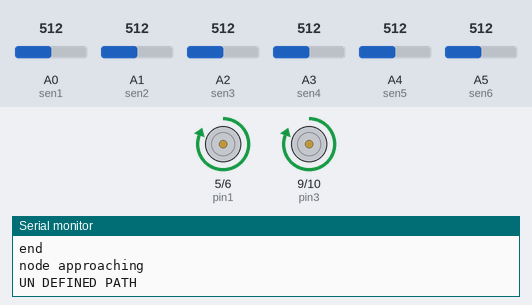
Simulated run of this sketch. Board: Arduino Uno, built with avr-gcc and run on an emulated ATmega328P. Parts: motor-driver pin pairs drawn as motors (green arrow = first pin HIGH = forward, orange = second pin HIGH = backward, longer = more drive), the last lines printed to the serial monitor. The test bench sets the inputs (shaded band); at power-on: A2 (sen3) = 512, A1 (sen2) = 512, A5 (sen6) = 512, A0 (sen1) = 512, A3 (sen4) = 512, A4 (sen5) = 512.

Above: at 1.2 s.
1.3 s: A2 (sen3) set to 420
3.2 s: A2 (sen3) set to 390
6.2 s: A1 (sen2) set to 319
9.2 s: A1 (sen2) set to 299
At 10.1 s:
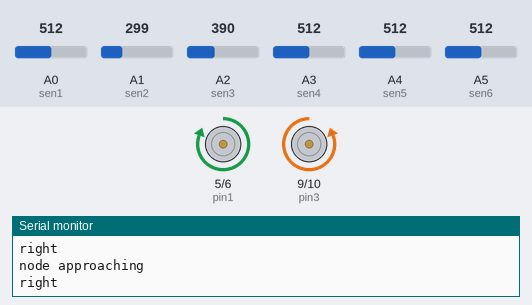
11.1 s: A5 (sen6) set to 40
At 12.0 s:
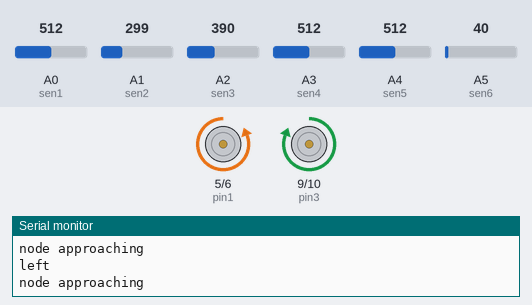
12.6 s: A0 (sen1) set to 421
15.6 s: A0 (sen1) set to 397
At 17.0 s:
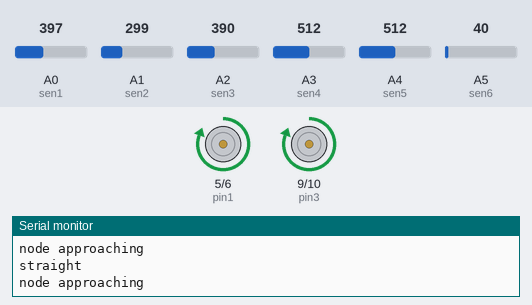
Timing chart, 0 to 18.2 s (numbered marks = the images above; inputs shaded):
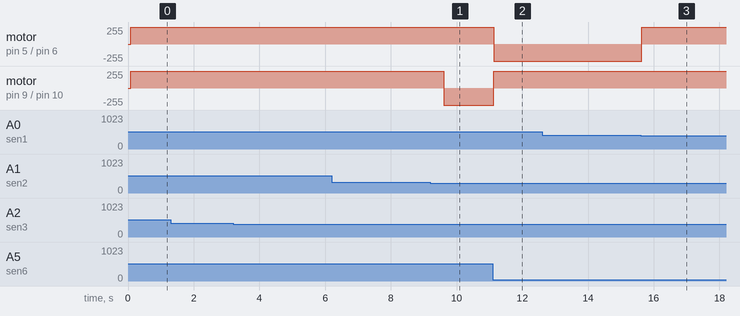

Measured:
- the behaviour switches between 313 and 312 on A1 (sen2) (found by bisection; images 0 and 1)
- the behaviour switches between 406 and 405 on A0 (sen1) (found by bisection; images 2 and 3)
- after the input at 9.2 s, motor on pin 9 (pin3) / pin 10 (pin4): forward 255/255 → backward 255/255 after 0.41 s
- after the input at 11.1 s, motor on pin 5 (pin1) / pin 6 (pin2): forward 255/255 → backward 255/255 at once; motor on pin 9 (pin3) / pin 10 (pin4): backward 255/255 → forward 255/255 at once
- after the input at 15.6 s, motor on pin 5 (pin1) / pin 6 (pin2): backward 255/255 → forward 255/255 at once

The sketch:

maze_solvind_code.ino
```cpp
// ================== VARIABLES & CONSTANTS ==================
int sen1 = 0, sen2 = 1, sen3 = 2, sen4 = 3, sen5 = 4, sen6 = 5;  // sensor pins
int s1, s2, s3, s4, s5, s6;                                      // sensor values
int spd = 255, spdl = 255, spdr = 255;                           // motor speeds
int pin1 = 5, pin2 = 6, pin3 = 9, pin4 = 10;                     // motor pins

int fpath = 0;   // path flag
int fmaze = 0;   // maze solved flag
int readp = 0;   // path recording index
int mx = 0, mid = 0, mn = 0;   // calibration values
int i = 0, j = 0, k = 0;
int cnt = 0;

char p[1000];  // path storage

// ================== FUNCTION DECLARATIONS ==================
void minmax();
void nodeapproach();
void nodeleft();
void noderight();
void solve_maze_left();
void solve_maze_right();
void maze_replace();
void performcommand();
void caliberleft();
void caliberright();
void straight();
void sstop();
void back();
void turnleft();
void turnright();
void turn_u_left();
void turn_u_right();

// ================== SETUP ==================
void setup() {
  pinMode(sen1, INPUT);
  pinMode(sen2, INPUT);
  pinMode(sen3, INPUT);
  pinMode(sen4, INPUT);
  pinMode(sen5, INPUT);
  pinMode(sen6, INPUT);

  Serial.begin(9600);
}

// ================== MAIN LOOP ==================
void loop() {
  // Read sensor values
  s1 = analogRead(sen1);
  s2 = analogRead(sen2);
  s3 = analogRead(sen3);
  s4 = analogRead(sen4);
  s5 = analogRead(sen5);
  s6 = analogRead(sen6);

  // Calibration step
  if (cnt == 0) {
    minmax();
  }

  // ================== NODE DETECTION ==================

  // + NODE (all sensors detect line)
  if ((s2 > mx) && (s1 > mx) && (s3 > mx) && (s4 > mx) && (s5 > mx) && (s6 > mx)) {
    straight();
    delay(500);

    if ((s2 > mx) && (s1 > mx) && (s3 > mx) && (s4 > mx) && (s5 > mx) && (s6 > mx)) {
      sstop();
      if (fmaze == 0) {
        Serial.println(fmaze);
        solve_maze_left();  // solve once at end
        sstop();
      }
      sstop();
      Serial.print("end\n");
    } else {
      Serial.print("+ NODE\n");
      if (fmaze == 0) {
        back();
        delay(500);
        turnleft();
        p[readp] = 'L';
        readp++;
        Serial.print("+ NODE\n");
      } else {
        back();
        delay(500);
        performcommand();
      }
    }
  }

  // U-turn detection
  if ((s2 > mid) && (s1 > mid) && (s3 < mid) && (s4 < mid) && (s5 < mid) && (s6 < mid)) {
    if (fmaze == 0) {
      turn_u_left();
      p[readp] = 'U';
      readp++;
      Serial.print("U TURN\n");
    }
  }

  // LEFT NODE
  else if ((s2 > mx) && (s1 > mx) && (s3 > mx) && (s4 > mx) && (s5 < mid) && (s6 < mid)) {
    Serial.print("LEFT NODE\n");
    if (fmaze == 0) {
      turnleft();
      p[readp] = 'L';
      readp++;
    } else performcommand();
  }

  // RIGHT NODE
  else if ((s2 < mid) && (s1 < mid) && (s3 > mx) && (s4 > mx) && (s5 > mx) && (s6 > mx)) {
    Serial.print("RIGHT NODE\n");
    if (fmaze == 0) {
      straight();
      delay(750);
      p[readp] = 'S';
      readp++;
    } else performcommand();
  }

  // T NODE
  else if ((s2 > mx) && (s4 > mx) && (s5 > mx) && (s3 < mid)) {
    Serial.print("T NODE\n");
    if (fmaze == 0) {
      turnleft();
      p[readp] = 'L';
      readp++;
    } else performcommand();
  }

  // Line following conditions
  else if (((s3 < mx) && (s6 > mx) && (s1 < mid)) || (((s1 + s2) < (s5 + s6)) && (s3 < mid) && (s2 < mid))) {
    Serial.print("right\n");
    nodeapproach();
    caliberright();
  } else if ((s3 > mx) && (s4 > mx) && (s6 < mid) && (s1 < mid)) {
    Serial.print("straight\n");
    nodeapproach();
    straight();
  } else if (((s3 < mx) && (s1 > mx) && (s6 < mid)) || (((s1 + s2) > (s5 + s6)) && (s3 < mid) && (s2 < mid) && (s6 < mid))) {
    Serial.print("left\n");
    nodeapproach();
    caliberleft();
  } else {
    nodeapproach();
    straight();
    Serial.print("UN DEFINED PATH\n");
  }

  spd = 255;
  spdl = 255;
  spdr = 255;
}

// ================== CALIBRATION ==================
void minmax() {
  for (int i = 0; i < 50; i++) {
    int val = 0;
    for (int j = 0; j <= 5; j++) {
      val = analogRead(j);
      if (val >= mx) mx = val;
      if (val <= mn) mn = val;
    }
    delay(1);
  }
  mid = ((mx + mn) / 2);
  mid = mid + 150;
  mx = mx - 200;
  cnt++;
}

// ================== NODE APPROACH ==================
void nodeapproach() {
  if (s1 > mid || s3 < mid || s5 > mid || s2 > mid || s6 > mid) {
    // Placeholder logic
  }
  Serial.print("node approaching\n");
}

// ================== MAZE SOLVING ==================
void solve_maze_left() {
  p[readp] = '\0';
  for (k = 0; k < (readp - 1); k++) {
    for (i = 0; i < (readp - 1); i++) {
      if (p[i] == 'L' && p[i+1] == 'U' && p[i+2] == 'R') { p[i] = 'U'; maze_replace(); }
      if (p[i] == 'L' && p[i+1] == 'U' && p[i+2] == 'S') { p[i] = 'R'; maze_replace(); }
      if (p[i] == 'R' && p[i+1] == 'U' && p[i+2] == 'L') { p[i] = 'U'; maze_replace(); }
      if (p[i] == 'S' && p[i+1] == 'U' && p[i+2] == 'L') { p[i] = 'R'; maze_replace(); }
      if (p[i] == 'L' && p[i+1] == 'U' && p[i+2] == 'L') { p[i] = 'S'; maze_replace(); }
    }
  }
  fmaze = 1;
  Serial.print("maze solved left");
}

void solve_maze_right() {
  p[readp] = '\0';
  for (k = 0; k < (readp - 1); k++) {
    for (i = 0; p[i] != '\0'; i++) {
      if (p[i] == 'R' && p[i+1] == 'U' && p[i+2] == 'L') { p[i] = 'U'; maze_replace(); }
      if (p[i] == 'R' && p[i+1] == 'U' && p[i+2] == 'S') { p[i] = 'L'; maze_replace(); }
      if (p[i] == 'L' && p[i+1] == 'U' && p[i+2] == 'R') { p[i] = 'U'; maze_replace(); }
      if (p[i] == 'S' && p[i+1] == 'U' && p[i+2] == 'R') { p[i] = 'L'; maze_replace(); }
      if (p[i] == 'R' && p[i+1] == 'U' && p[i+2] == 'R') { p[i] = 'S'; maze_replace(); }
    }
  }
  fmaze = 1;
  Serial.print("maze solved right");
}

void maze_replace() {
  j = i;
  do {
    p[j+1] = p[j+3];
    j++;
  } while (p[j+1] != '\0');
  p[j+1] = '\0';
  p[j+2] = '\0';
}

// ================== PATH REPLAY ==================
void performcommand() {
  Serial.println(p[fpath]);
  switch (p[fpath]) {
    case 'L': turnleft(); break;
    case 'R': turnright(); break;
    case 'S': straight(); delay(1500); break;
  }
  fpath++;
  Serial.print("command performed");
  Serial.println(fpath);
}

// ================== MOVEMENT FUNCTIONS ==================
void caliberleft() {
  spdl = 0; spdr = 255; spd = 255;
  analogWrite(pin1, spdl); digitalWrite(pin2, spd);
  analogWrite(pin3, spdr); digitalWrite(pin4, 0);
  spdl = 255;
}

void caliberright() {
  spdr = 0; spd = 255; spdl = 255;
  analogWrite(pin1, spdl); digitalWrite(pin2, 0);
  analogWrite(pin3, spdr); digitalWrite(pin4, spd);
  spdr = 255;
}

void straight() {
  spdr = 255; spdl = 255;
  analogWrite(pin1, spdl); digitalWrite(pin2, 0);
  analogWrite(pin3, spdr); digitalWrite(pin4, 0);
}

void sstop() {
  spd = 0;
  digitalWrite(pin1, 0); analogWrite(pin2, spd);
  digitalWrite(pin3, 0); analogWrite(pin4, spd);
  spd = 255;
}

void back() {
  spdl = 255; spdr = 255;
  digitalWrite(pin1, 0); analogWrite(pin2, spdl);
  digitalWrite(pin3, 0); analogWrite(pin4, spdr);
}

void turnleft() {
  spdl = 0; spdr = 255; spd = 255;
  analogWrite(pin1, spdl); digitalWrite(pin2, spd);
  analogWrite(pin3, spdr); digitalWrite(pin4, 0);
  delay(750);
  straight(); delay(300);
  spdl = 255;
}

void turnright() {
  spdl = 255; spdr = 0; spd = 255;
  analogWrite(pin1, spdl); digitalWrite(pin2, 0);
  analogWrite(pin3, spdr); digitalWrite(pin4, spd);
  delay(750);
  straight(); delay(300);
  spdr = 255;
}

void turn_u_left() {
  spdl = 0; spdr = 255; spd = 255;
  analogWrite(pin1, spdl); digitalWrite(pin2, spd);
  analogWrite(pin3, spdr); digitalWrite(pin4, 0);
  delay(1500);
  straight(); delay(300);
  spdl = 255;
}

void turn_u_right() {
  spdl = 255; spd = 255; spdr = 0;
  analogWrite(pin1, spdl); digitalWrite(pin2, 0);
  analogWrite(pin3, spdr); digitalWrite(pin4, spd);
  delay(1500);
  straight(); delay(300);
  spdr = 255;
}
```
